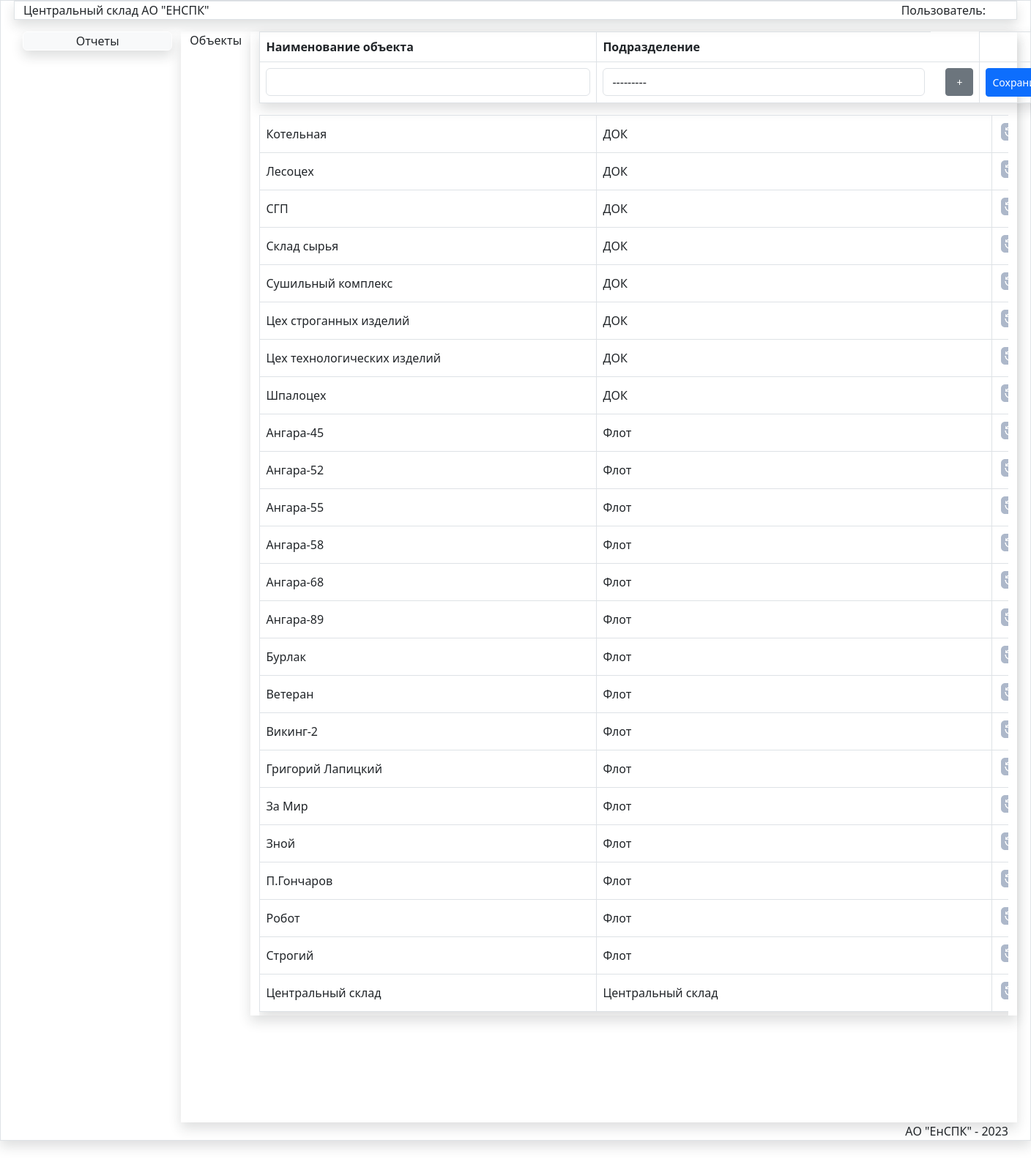
Before: /obct/ with the older database file.
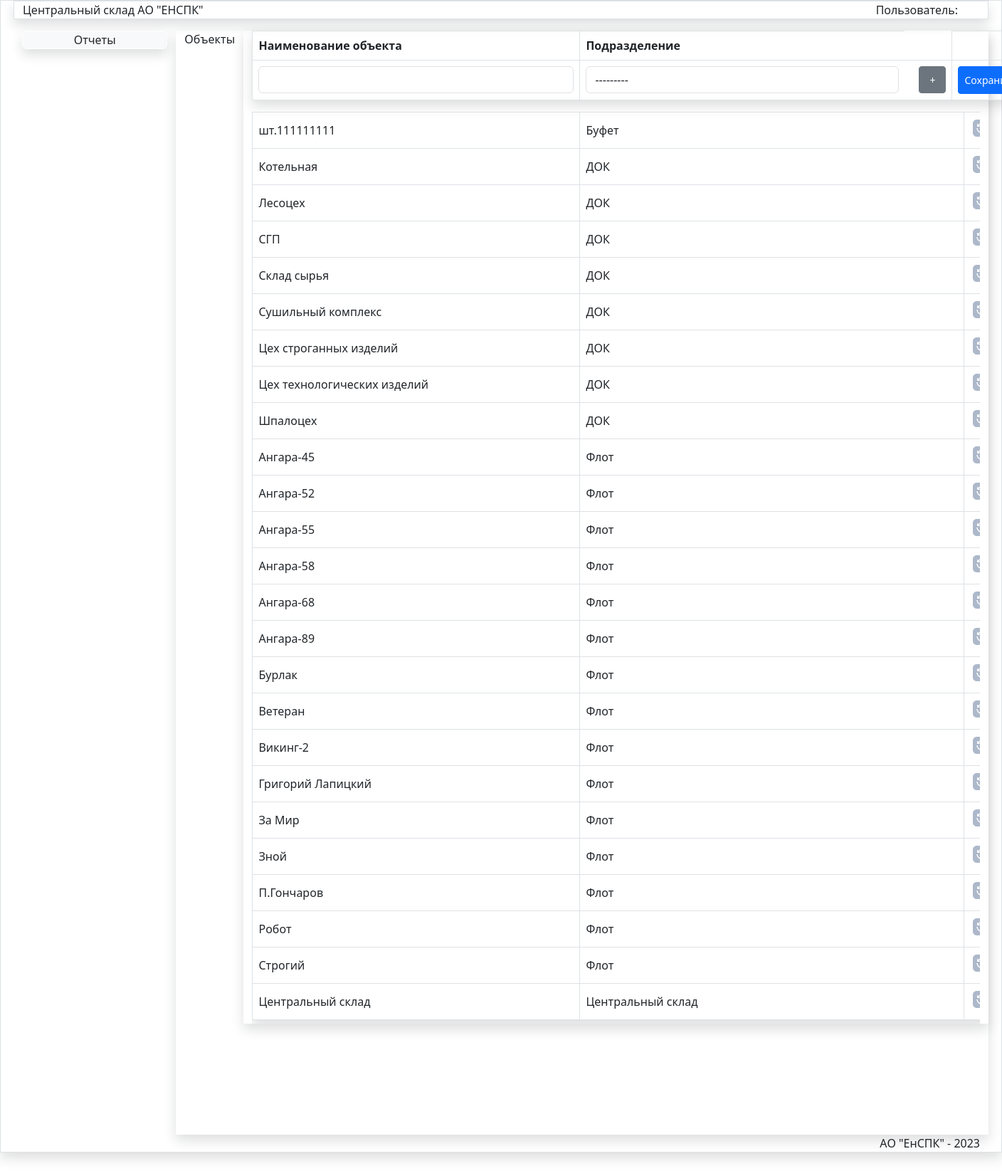
After: the same page with the newer database file.
### store/models.py (models this page shows, shortened)
class Obct(models.Model):
    title = models.CharField(max_length=150, verbose_name='Объект', )
    podraz=models.ForeignKey(Podraz,verbose_name='Подразделение',on_delete=models.PROTECT)
    class Meta:
        verbose_name = 'Объект'
        verbose_name_plural = 'Объекты'
        ordering = ['podraz','title', ]

class Podraz(models.Model):
    title = models.CharField(max_length=150, verbose_name='Название подразделения', )
    def __str__(self):
        return self.title
    class Meta:
        verbose_name = 'Подразделение'
        verbose_name_plural = 'Подразделения'
        ordering = ['title', ]

### store/views.py (the view)
# urls.py: path('obct/', ObctList, name='ObctList'),
def ObctList(request):
    unit = Obct.objects.all()
    form = ObctForm()
    form2=PodrazForm2()
    return render(request, 'store/spr/SprObct.html', {'title': "Объекты",
                                                      'unit': unit, 'form': form, 'pic_label': 'Объекты',
                                                      'url_name': reverse('SaveObct'),
                                                      'url_delete': reverse('ObctDelete'),
                                                      'url_name2': reverse('SavePodraz2'),
                                                      'form2': form2,'url_update': reverse('ObctUpdate'),
                                                      })

### store/forms.py
class ObctForm(forms.ModelForm):
   class Meta:
      model = Obct
      fields = ['title','podraz']
      widgets = {
    'title': forms.TextInput(attrs={'class': 'form-control', 'style':'width:443px;','id':'idtitle'}),
    'podraz': forms.Select(attrs={'class': 'form-control', 'style': 'width:440px;', 'id': 'idpodraz'}),
         }

class PodrazForm2(forms.ModelForm):
   class Meta:
      model = Podraz
      fields = ['title']
      widgets = {
    'title': forms.TextInput(attrs={'class': 'form-control', 'style':'width:460px;','id':'idtitle2'}),
         }

### store/templates/store/spr/SprObct.html (shortened to what this page needs)
{% extends 'store/menu.html' %}
{% load static %}
{% block DataArea %}
<div class="row">
    <div class="col-md-1  ">{{pic_label}}</div>
<div class="col-md-11 mx-auto shadow">
<table class="table  shadow ">
 <thead>
    <tr class="mt-0">
        <th style="width:400px;" class="border" >Наименование объекта</th>
        <th style="width:400px;" class="border border-end-0" >Подразделение</th>
        <th></th>
        <th class="border"></th>
    </tr>
  </thead>
<form action={{url_name}} method="post" id="obct-form">
     <tr>
     <td class="pt-2 border"> {{ form.title}}</td>
     <td class="pt-2 border border-end-0" style="widht:400px;" >{{form.podraz}}</td>
     <td class="text-start border border-start-0 pt-2 ml-2 " style="padding-left:0;"><button type="button" class="btn btn-secondary btn-sm  addbtn" data-bs-toggle="modal" data-bs-target="#exampleModal">
  +
</button></td>
    <th class="pt-2 text-center"> <button type="submit" class="btn  btn-primary btn-sm pb-2 pt-2" id="savebtn" >Сохранить </button></td>
    </tr>
</form>
</table>
<div class="scrolltable">
<table class="table shadow table-bordered table-hover fixed" id="data-table">
<tbody id="tbody">
    {% for item in unit %}
<tr>
<td style="width:460px; " class="align-middle fixed">{{item.title}}</td>
<td style="width:540px; " class="align-middle fixed">{{item.podraz.title}}</td>
<td class="text-center align-middle" style="width:50px;"><input data-sid="{{item.pk}}" data-update="{{url_update}}" class="btn-podraz-update " value="Update" type="image" src="{% static '/images/update.png' %}" width="25px" > </td>
</tr>
{% endfor %}
</tbody>
</table>
</div>
</div>
</div>
{% endblock DataArea %}

Changed rows visible on the page:
added Obct: title "шт.111111111", podraz "Буфет"
